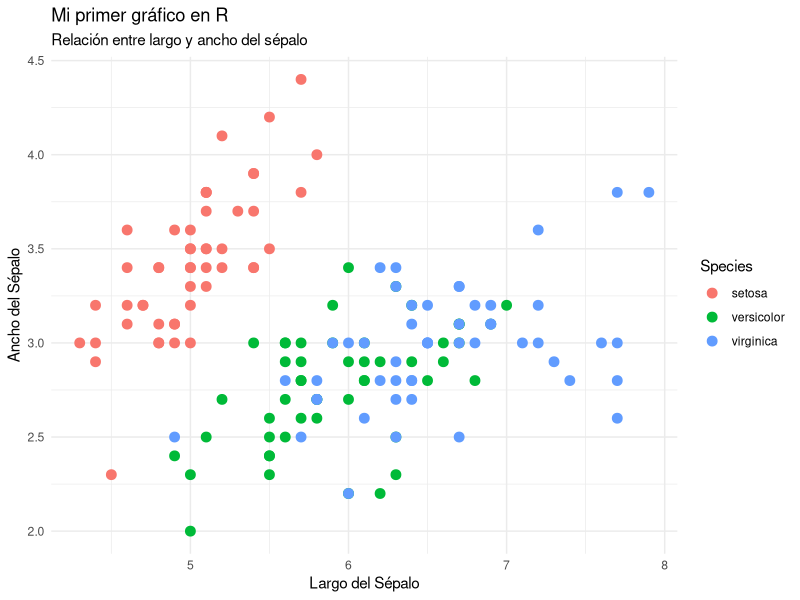
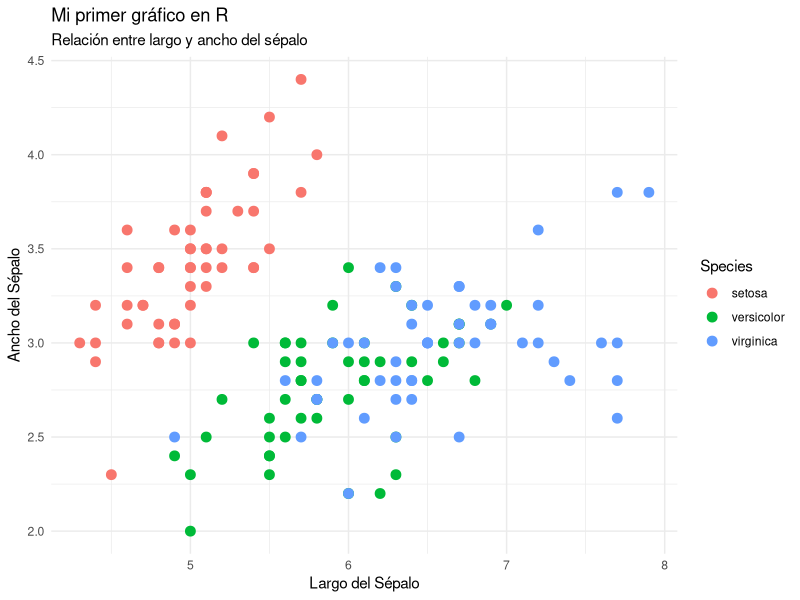

The R source for these figures, in order:
# Proyecto: Aprendiendo R con RStudio
# Objetivo: Análisis visual del dataset Iris


# Cargar librerías
library(tidyverse)

# Cargar datos
data(iris)

# Generar gráfico de dispersión
grafico_flores <- ggplot(data = iris, aes(x = Sepal.Length, y = Sepal.Width, color = Species)) +
  geom_point(size = 3) +
  theme_minimal() +
  labs(title = "Mi primer gráfico en R",
       subtitle = "Relación entre largo y ancho del sépalo",
       x = "Largo del Sépalo",
       y = "Ancho del Sépalo")

# Mostrar el gráfico
print(grafico_flores)

ggsave("primer_grafico_iris.png", plot = grafico_flores, width = 8, height = 6)
